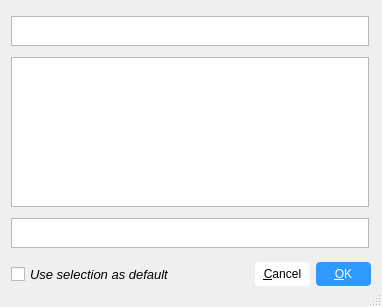
<?xml version="1.0" encoding="UTF-8"?>
<ui version="4.0">
 <class>Dialog</class>
 <widget class="QDialog" name="Dialog">
  <property name="geometry">
   <rect>
    <x>0</x>
    <y>0</y>
    <width>382</width>
    <height>307</height>
   </rect>
  </property>
  <property name="windowTitle">
   <string>Select alternative</string>
  </property>
  <property name="styleSheet">
   <string notr="true">QPushButton {
	background: white;
	color: black;
	border: 0px solid black;
	border-radius: 4px;
	padding: 0 0 0 0;
	margin: 0 0 0 0;
	min-height: 24px;
	max-height: 24px;
	min-width: 55px;
	max-width: 55px;
	font-size: 11pts;
}

QPushButton:default {
    background: #2E9AFE;
    color: white;
}
</string>
  </property>
  <property name="sizeGripEnabled">
   <bool>true</bool>
  </property>
  <layout class="QVBoxLayout" name="verticalLayout">
   <item>
    <widget class="QPlainTextEdit" name="line">
     <property name="minimumSize">
      <size>
       <width>358</width>
       <height>30</height>
      </size>
     </property>
     <property name="maximumSize">
      <size>
       <width>358</width>
       <height>30</height>
      </size>
     </property>
    </widget>
   </item>
   <item>
    <widget class="QListWidget" name="alternativesList">
     <property name="minimumSize">
      <size>
       <width>358</width>
       <height>150</height>
      </size>
     </property>
     <property name="maximumSize">
      <size>
       <width>358</width>
       <height>150</height>
      </size>
     </property>
     <property name="font">
      <font>
       <pointsize>10</pointsize>
      </font>
     </property>
     <property name="toolTip">
      <string>Select the correct alternative from the list 
of homphonous entreis in the index.</string>
     </property>
    </widget>
   </item>
   <item>
    <widget class="QPlainTextEdit" name="gloss">
     <property name="minimumSize">
      <size>
       <width>358</width>
       <height>30</height>
      </size>
     </property>
     <property name="maximumSize">
      <size>
       <width>358</width>
       <height>30</height>
      </size>
     </property>
    </widget>
   </item>
   <item>
    <layout class="QHBoxLayout">
     <item>
      <spacer name="horizontalSpacer">
       <property name="orientation">
        <enum>Qt::Horizontal</enum>
       </property>
       <property name="sizeHint" stdset="0">
        <size>
         <width>40</width>
         <height>20</height>
        </size>
       </property>
      </spacer>
     </item>
     <item>
      <widget class="QCheckBox" name="defaultSelect">
       <property name="font">
        <font>
         <pointsize>10</pointsize>
         <italic>true</italic>
        </font>
       </property>
       <property name="toolTip">
        <string>Choose the selected alternative by default,
don't ask about this set again.</string>
       </property>
       <property name="text">
        <string>Use selection as default</string>
       </property>
      </widget>
     </item>
     <item>
      <spacer>
       <property name="orientation">
        <enum>Qt::Horizontal</enum>
       </property>
       <property name="sizeHint" stdset="0">
        <size>
         <width>131</width>
         <height>31</height>
        </size>
       </property>
      </spacer>
     </item>
     <item>
      <widget class="QPushButton" name="cancelButton">
       <property name="text">
        <string>&amp;Cancel</string>
       </property>
      </widget>
     </item>
     <item>
      <widget class="QPushButton" name="okButton">
       <property name="text">
        <string>&amp;OK</string>
       </property>
       <property name="default">
        <bool>true</bool>
       </property>
      </widget>
     </item>
    </layout>
   </item>
  </layout>
 </widget>
 <resources/>
 <connections>
  <connection>
   <sender>okButton</sender>
   <signal>clicked()</signal>
   <receiver>Dialog</receiver>
   <slot>accept()</slot>
   <hints>
    <hint type="sourcelabel">
     <x>278</x>
     <y>253</y>
    </hint>
    <hint type="destinationlabel">
     <x>96</x>
     <y>254</y>
    </hint>
   </hints>
  </connection>
  <connection>
   <sender>cancelButton</sender>
   <signal>clicked()</signal>
   <receiver>Dialog</receiver>
   <slot>reject()</slot>
   <hints>
    <hint type="sourcelabel">
     <x>369</x>
     <y>253</y>
    </hint>
    <hint type="destinationlabel">
     <x>179</x>
     <y>282</y>
    </hint>
   </hints>
  </connection>
 </connections>
</ui>
